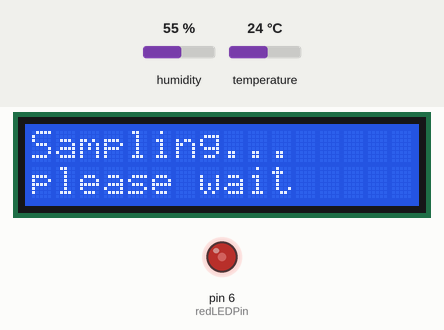
Recording of a sketch running on a simulated Arduino Uno, built with avr-gcc and run on an emulated ATmega328P. Parts: 16×2 character LCD, output pins drawn as LEDs (lit = HIGH). Inputs (shaded band) come from the test bench; at power-on: humidity 55 %, temperature 24 °C. Random numbers use the default seed unless the sketch sets one.

Above: at 0.1 s.
At 61.6 s:
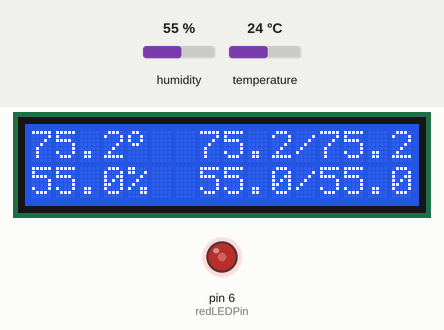

The sketch:

TempHumidity.ino
```cpp
/*
 * Simple temperature & humidity sensor built with the HTU21D (from sparkfun.com)
 *
 * Arduino Pinouts
 *   A4 = SCA to HTU21D (CHECK TO SEE IF YOU NEED IN-LINE RESISTORS (see below))
 *   A5 = SCL to HTU21D (CHECK TO SEE IF YOU NEED IN-LINE RESISTORS (see below))
 *    6 = PWM control for red backlight LED brightness -> LCD16
 *    7 = LCD RS -> LCD4
 *    8 = LCD EN -> LCD6
 *    9 = LCD DB4 (data) -> LCD11
 *   10 = LCD DB5 (data) -> LCD12
 *   11 = LCD DB6 (data) -> LCD13
 *   12 = LCD DB7 (data) -> LCD14
 *
 * Additional LCD connections
 *    LCD1 = GND
 *    LCD2 = VCC
 *    LCD3 = Contrast voltage (wiper of contrast pot)
 *    LCD5 = GND
 *    LCD15 = VCC
 *
 * Additional HTU21D connections.  Note that newer versions of the Sparkfun breakout
 * board have in-line pull-up resistors for SCA & SDL given the sensor itself is
 * a 3.3V part and most Arduinos have 5V I/O lines. Check the documentation  for your
 * HTU21D part or breakout board to be sure. If not you'll need pull-ups resistors on
 * SCA and SDL (4.7K works well).
 *
 *   VCC = 3.3V
 *   GND = GND
 */


#include <LiquidCrystal.h>
#include <Wire.h>
#include "SparkFunHTU21D.h"

//Create an instance of the HTU21D temperature/humidity sensor object
HTU21D Htu21d;

/* Define custom degree symbol */
/* The tool at http://www.quinapalus.com/hd44780udg.html is very useful for this... */
#define DEG_CHAR  1

byte degree[8] = {
  0b01100,    /* .##.. */
  0b10010,    /* #..#. */
  0b10010,    /* #..#. */
  0b01100,    /* .##.. */
  0b00000,    /* ..... */
  0b00000,    /* ..... */
  0b00000,    /* ..... */
  0b00000     /* ..... */
};

/*
 * Need to accumulate several pieces of data to calculate ongoing readings
 *
 * In a moving vehicle good values are a sample delay of 2 seconds and a capture
 * delay (reporting inverval) of 2 minutes.  At a stationary location such as a home
 * weather station good values are a sample delay of 5 seconds and a capture delay
 * of 5 minutes.
 *
 */
const int sampleDelay = 5;           /* Interval at which temperature sensor is read (in seconds) */
const int reportDelay = 1;          /* Interval at which samples are averaged & reported (in minutes) */
const unsigned long reportDelayMs = reportDelay * 60 * 1000L;  /* Calculation interval */
const unsigned long sampleDelayMs = sampleDelay * 1000L;       /* Sample delay interval */
unsigned long prevReportMs = 0;  /* Timestamp for measuring elapsed capture time */
unsigned long prevSampleMs  = 0;  /* Timestamp for measuring elapsed sample time */
unsigned int numSamples = 0;  /* Number of overall sensor readings over reporting interval */
unsigned int numReports = 0; /* Number of capture intervals observed */

float TempF = 0;        /* Temperature F reading over capture interval */
float CurrentTempF = 0; /* Current reading from temperature sensor */
float AvgTempF;         /* Average temperature as reported last capture interval */
float MinTempF = 199;   /* Observed minimum temperature */
float MaxTempF = -99;   /* Observed maximum temperature */

float Humidity = 0;     /* Humidity reading over capture interval */
float CurrentHum = 0;   /* Current reading from humidity sensor */
float AvgHum;           /* Average humidity as reported last capture interval */
float MinHum = 199;     /* Observed minimum humidity */
float MaxHum = -99;     /* Observed maximum humidity */

LiquidCrystal lcd(7,8,9,10,11,12);

int brightness = 100;
int redLEDPin = 6;

void setup() {

  analogWrite(redLEDPin,brightness);

  randomSeed(analogRead(0));

  // Create custom characters using LCD library
  lcd.createChar(DEG_CHAR,degree);

  lcd.begin(16,2);
  lcd.print("Sampling...");
  lcd.setCursor(0,1);
  lcd.print("please wait");
  delay(1500);

  // Initialize HTU21D
  Htu21d.begin();

  // Remember current clock time
  prevReportMs = prevSampleMs = millis();
}

void  loop() {

  unsigned long currentMillis = millis();    // Check current timer value

  /* See if it is time to read the sensors */
  if( (currentMillis - prevSampleMs) >= sampleDelayMs) {
    numSamples ++;  // Since we started at 0...

    read_sensors();
    TempF  += CurrentTempF;
    Humidity += CurrentHum;

    // Save sample time and redraw display to update
    prevSampleMs = currentMillis;
  }
  /* Now check and see if it is time to report averaged values */
  if( (currentMillis - prevReportMs) >= reportDelayMs) {

    AvgTempF = TempF / numSamples;
    if(AvgTempF > MaxTempF) MaxTempF = AvgTempF;
    if(AvgTempF < MinTempF) MinTempF = AvgTempF;

    AvgHum  =  Humidity / numSamples;
    if(AvgHum >  MaxHum) MaxHum = AvgHum;
    if(AvgHum < MinHum)  MinHum = AvgHum;

    lcd.clear();
    lcd.setCursor(0,0);
    lcd.print(AvgTempF,1);
    lcd.write(DEG_CHAR);      // Custom degree symbol
    lcd.print("  "); lcd.print(MinTempF,1); lcd.print("/"); lcd.print(MaxTempF,1);

    lcd.setCursor(0,1);
    lcd.print(AvgHum,1);   lcd.print("% ");
    lcd.print(" "); lcd.print(MinHum,1); lcd.print("/"); lcd.print(MaxHum,1);

    // Reset counters and accumulators
    prevReportMs = currentMillis;
    numSamples = 0;
    TempF = 0;
    Humidity = 0;
  }
}

void read_sensors() {
    long randNumber;
    randNumber = random(-80,80);
    // CurrentTempF = 58 + (((float)randNumber)/10);

    randNumber = random(-100,100);
    // CurrentHum = 50 + (((float)randNumber)/10);

    CurrentHum   = Htu21d.readHumidity();
    CurrentTempF = 32.0+((Htu21d.readTemperature()*9.0)/5.0);
}
```
